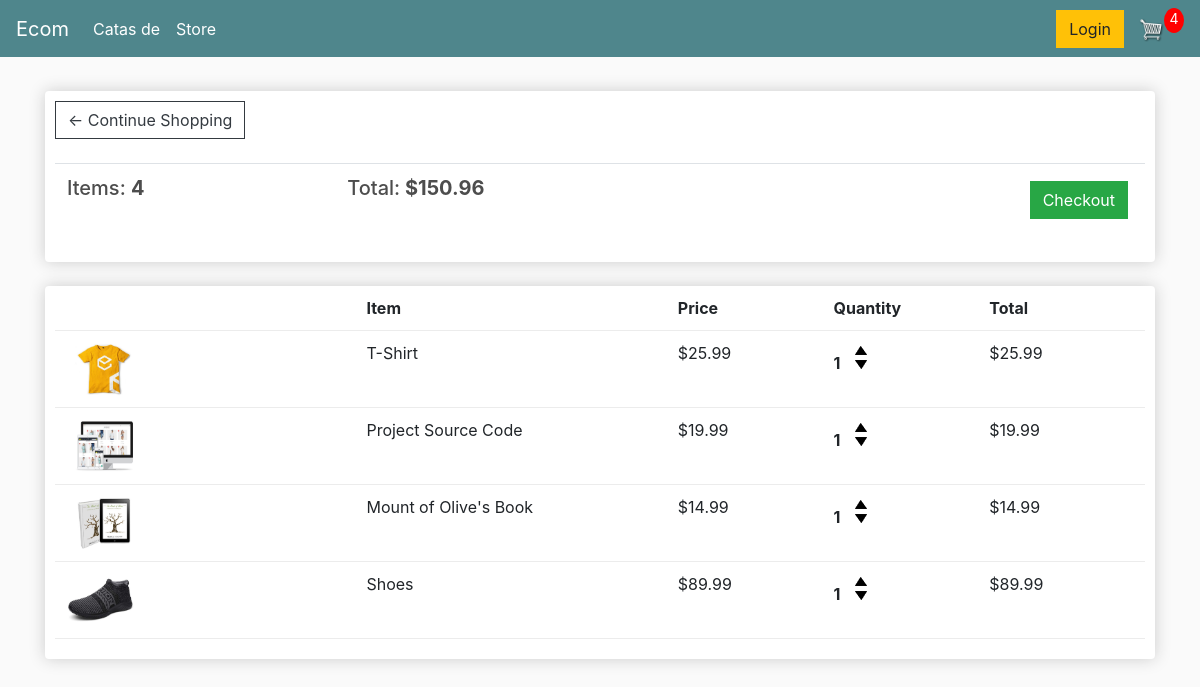
The app's page /cart/ (signed in) with its own data.
### store/models.py (models this page shows, shortened)
class Order(models.Model):
	id = models.BigAutoField(primary_key=True)
	customer = models.ForeignKey(Customer, on_delete=models.SET_NULL, null=True, blank=True)
	date_ordered = models.DateTimeField(auto_now_add=True)
	complete = models.BooleanField(default=False)
	transaction_id = models.CharField(max_length=100, null=True)
	@property
	def get_cart_total(self):
		orderitems = self.orderitem_set.all()
		total = sum([item.get_total for item in orderitems])
		return total
	@property
	def get_cart_items(self):
		orderitems = self.orderitem_set.all()
		total = sum([item.quantity for item in orderitems])
		return total

class OrderItem(models.Model):
	id = models.BigAutoField(primary_key=True)
	product = models.ForeignKey(Product, on_delete=models.SET_NULL, null=True)
	order = models.ForeignKey(Order, on_delete=models.SET_NULL, null=True)
	quantity = models.IntegerField(default=0, null=True, blank=True)
	date_added = models.DateTimeField(auto_now_add=True)
	@property
	def get_total(self):
		total = self.product.price * self.quantity
		return total

class Product(models.Model):
	id = models.BigAutoField(primary_key=True)
	name = models.CharField(max_length=200)
	price = models.FloatField()
	digital = models.BooleanField(default=False,null=True, blank=True)
	image = models.ImageField(null=True, blank=True)
	category=models.ForeignKey(Category, on_delete=models.SET_NULL, null=True, blank=True)
	description=models.CharField(max_length=200,null=True, blank=True)
	@property
	def imageURL(self):
		try:
			url = self.image.url
		except:
			url = ''
		return url

### store/views.py (the view)
# urls.py: path('cart/', views.cart, name="cart"),
def cart(request):
	data = cartData(request)
	cartItems = data['cartItems']
	order = data['order']
	items = data['items']
	context = {'items':items, 'order':order, 'cartItems':cartItems}
	return render(request, 'store/cart.html', context)

### store/utils.py (called while the page is built)
def cartData(request):
	if request.user.is_authenticated:
		customer = request.user.customer
		order, created = Order.objects.get_or_create(customer=customer, complete=False)
		items = order.orderitem_set.all()
		cartItems = order.get_cart_items
	else:
		cookieData = cookieCart(request)
		cartItems = cookieData['cartItems']
		order = cookieData['order']
		items = cookieData['items']
	return {'cartItems':cartItems ,'order':order, 'items':items}

### store/templates/store/cart.html
{% extends 'store/main.html' %}
{% load static %}
{% block content %}
	<div class="row">
		<div class="col-lg-12">
			<div class="box-element">
				<a  class="btn btn-outline-dark" href="{% url 'store' %}">&#x2190; Continue Shopping</a>
				<br>
				<br>
				<table class="table">
					<tr>
						<th><h5>Items: <strong>{{order.get_cart_items}}</strong></h5></th>
						<th><h5>Total:<strong> ${{order.get_cart_total|floatformat:2}}</strong></h5></th>
						<th>
							<a  style="float:right; margin:5px;" class="btn btn-success" href="{% url 'checkout' %}">Checkout</a>
						</th>
					</tr>
				</table>
			</div>
			<br>
			<div class="box-element">
				<div class="cart-row">
					<div style="flex:2"></div>
					<div style="flex:2"><strong>Item</strong></div>
					<div style="flex:1"><strong>Price</strong></div>
					<div style="flex:1"><strong>Quantity</strong></div>
					<div style="flex:1"><strong>Total</strong></div>
				</div>
				{% for item in items %}
				<div class="cart-row">
					<div style="flex:2"><img class="row-image" src="{{item.product.imageURL}}"></div>
					<div style="flex:2"><p>{{item.product.name}}</p></div>
					<div style="flex:1"><p>${{item.product.price|floatformat:2}}</p></div>
					<div style="flex:1">
						<p class="quantity">{{item.quantity}}</p>
						<div class="quantity">
							<img data-product="{{item.product.id}}" data-action="add" class="chg-quantity update-cart" src="{% static  'images/arrow-up.png' %}">
							<img data-product="{{item.product.id}}" data-action="remove" class="chg-quantity update-cart" src="{% static  'images/arrow-down.png' %}">
						</div>
					</div>
					<div style="flex:1"><p>${{item.get_total|floatformat:2}}</p></div>
				</div>
				{% endfor %}
			</div>
		</div>
	</div>
{% endblock content %}

### store/templates/store/main.html (shortened to what this page needs)
<!DOCTYPE html>
{% load static %}
<html>
<head>
	<link rel="stylesheet" href="https://stackpath.bootstrapcdn.com/bootstrap/4.4.1/css/bootstrap.min.css">
	<link rel="stylesheet" type="text/css" href="{% static 'css/main.css' %}">
</head>
<body>
	<nav class="navbar navbar-expand-lg navbar-dark bg-dark">
	  <a class="navbar-brand" href="{% url 'store' %}">Ecom</a>
	  <div class="collapse navbar-collapse" id="navbarSupportedContent">
	    <ul class="navbar-nav mr-auto">
	      <li class="nav-item active">
	        <a class="nav-link" href="{% url 'first_events' %}">Catas de <span class="sr-only">(current)</span></a>
	      </li>
		  <li class="nav-item active">
	        <a class="nav-link" href="{% url 'store' %}">Store <span class="sr-only">(current)</span></a>
	      </li>
	    </ul>
	    <div class="form-inline my-2 my-lg-0">
	     	<a href="#"class="btn btn-warning">Login</a>
	     	<a href="{% url 'cart' %}">
	    		<img  id="cart-icon" src="{% static 'images/cart.png' %}">
	    	</a>
	    	<p id="cart-total">{{cartItems}}</p>
	    </div>
	  </div>
	</nav>
     <div class="container">
            <br>
            {% block content %}
            {% endblock content %}
         </div>
</body>
</html>

### static/css/main.css (style rules this page uses)
body { background-color: hsl(0, 0%, 98%); }
h1,h2,h3,h4,h5,h6 { color:hsl(0, 0%, 30%); }
.box-element { box-shadow:hsl(0, 0%, 80%) 0 0 16px; background-color: #fff; border-radius: 4px; padding: 10px; }
.bg-dark { background-color: #4f868c!important; }
#cart-icon { width:25px; display: inline-block; margin-left: 15px; }
#cart-total { display: block; text-align: center; color:#fff; background-color: red; width: 20px; height: 25px; border-radius: 50%; font-size: 14px; }
.col-lg-4, .col-lg-6, .col-lg-8, .col-lg-12 { margin-top: 10px; }
.btn { border-radius: 0; }
.row-image { width: 100px; }
.cart-row { display: flex; align-items: flex-stretch; padding-bottom: 10px; margin-bottom: 10px; border-bottom: 1px solid #ececec; }
.quantity { display: inline-block; font-weight: 700; padding-right:10px; }
.chg-quantity { width: 12px; cursor: pointer; display: block; margin-top: 5px; transition:.1s; }

### records on screen
Order: get_cart_items "4", get_cart_total "150.96"
OrderItem: product.imageURL (picture), product.name "T-Shirt", product.price "25.99", quantity "1", get_total "25.99"
OrderItem: product.imageURL (picture), product.name "Project Source Code", product.price "19.99", quantity "1", get_total "19.99"
OrderItem: product.imageURL (picture), product.name "Mount of Olive's Book", product.price "14.99", quantity "1", get_total "14.99"
OrderItem: product.imageURL (picture), product.name "Shoes", product.price "89.99", quantity "1", get_total "89.99"

### other values on screen
{{ cartItems }} "4"
